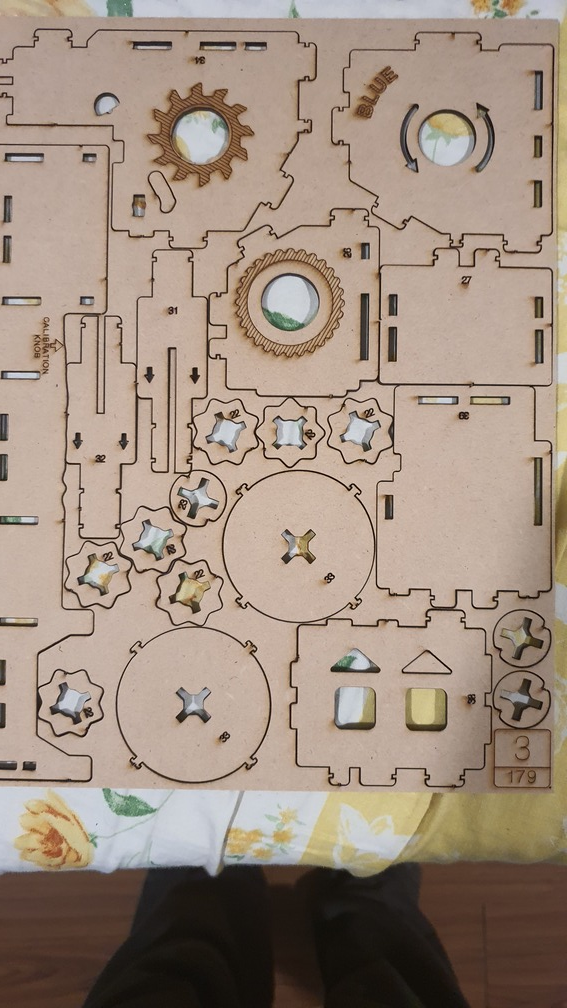
#> input picture 4 resized.jpg, 567 x 1008 px
$ jupyter execute 'hough transform optimized.ipynb'   (shell and % lines are left out)
#> lines starting #> are read from the running program, lines starting #| are printed output that depends on the picture; after the words box and inside, x2 and y2 are one past the last pixel; in counts of white or black regions, pixels touching at a corner belong together
[cell 1]
import cv2
import numpy as np
import matplotlib.pyplot as plt

[cell 2]
img = cv2.imread('4 resized.jpg', cv2.IMREAD_COLOR)
#> img is the input picture: shape (1008, 567, 3); mean B, G, R 127.5, 141.8, 159.3
img1 = img.copy()
gray = cv2.cvtColor(img1, cv2.COLOR_BGR2GRAY)
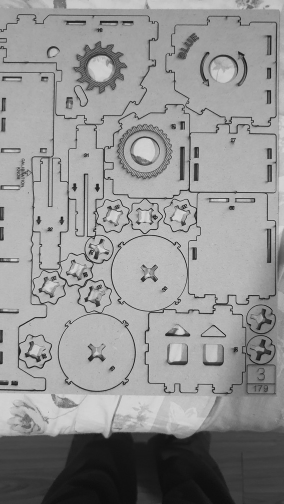
#> gray: shape (1008, 567) (shown at 1/2 size); min 4, max 232, mean 145.4
# gray_blurred = cv2.GaussianBlur(gray, (11,11), cv2.BORDER_DEFAULT)
gray_blurred = cv2.blur(gray, (3, 3))
plt.imshow(img1)

[cell 3]
ret, thresh = cv2.threshold(gray, 127, 255, cv2.THRESH_BINARY_INV)
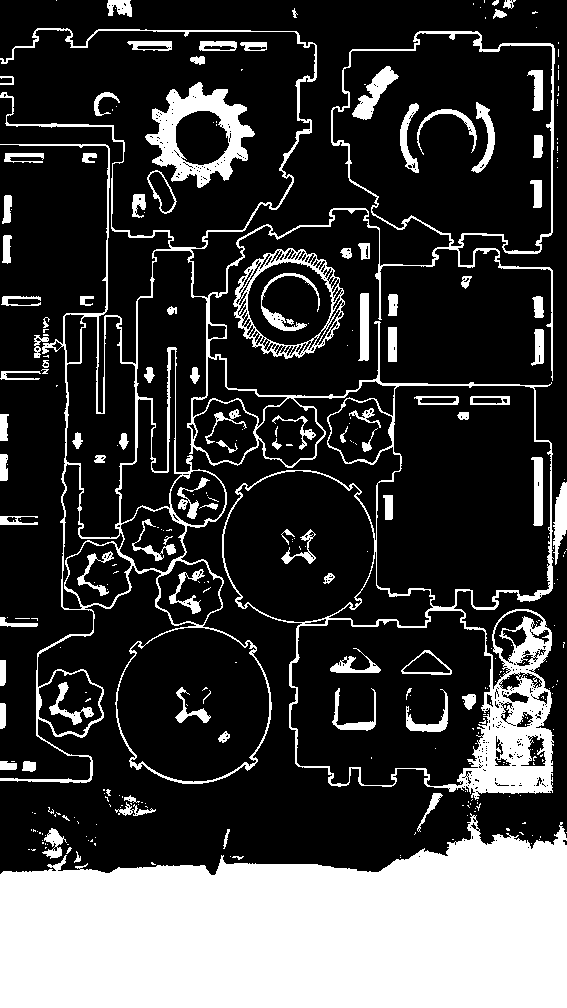
#> thresh: shape (1008, 567); 24.7% white; 315 white regions (215 under 20 px), largest, box (x1, y1, x2, y2) and area: (0, 813, 567, 1008) 83980, (0, 28, 555, 800) 30030, (145, 82, 255, 188) 4555
# thresh = cv2.Canny(gray, threshold1=100, threshold2=180)
cv2.imshow("thresholding", thresh)
cv2.waitKey(0)
cv2.destroyAllWindows()

[cell 4]
detected_circles = cv2.HoughCircles(gray_blurred, cv2.HOUGH_GRADIENT, 1, 10, param1 = 100,
                                    param2 = 110, minRadius = 0, maxRadius = 0)
#> detected_circles = [[299.5, 545.5, 75.8], [273.5, 512.5, 115.9], [265.5, 356.5, 100.1], [291.5, 302.5, 43.6], [303.5, 362.5, 76.9]]

[cell 5]
if detected_circles is not None:

    detected_circles = np.uint16(np.around(detected_circles))
#> detected_circles = [[300, 546, 76], [274, 512, 116], [266, 356, 100], [292, 302, 44], [304, 362, 77]]
    print(detected_circles)
#| [[[300 546  76]
#|   [274 512 116]
#|   [266 356 100]
#|   [292 302  44]
#|   [304 362  77]]]
    for pt in detected_circles[0, :]:
        x, y, r = pt[0], pt[1], pt[2]
        cv2.circle(img1, (x, y), r, (0, 255, 0), 2)
        cv2.circle(img1, (x, y), 1, (0, 0, 255), 3)
#> this loop made 5 passes
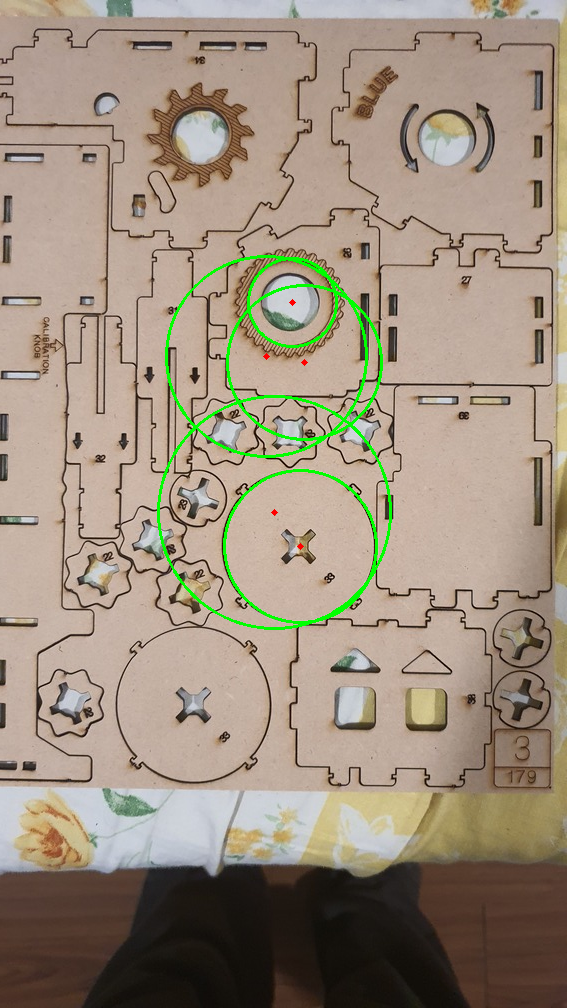
#> img1: shape (1008, 567, 3); 1.3% of pixels changed, all inside (x1, y1, x2, y2) = (157, 255, 392, 630)

[cell 6]
# cv2.namedWindow("detected circles", cv2.WINDOW_NORMAL)
# img = cv2. resize(img, (1000, 800))
cv2.imshow("detected circles", img1)
cv2.waitKey(0)
cv2.destroyAllWindows()

[cell 7]
# [7 lines of commented-out code are left out]

[cell 8]
def get_points_on_circle(x_centre, y_centre, radius):
    points=[]
    mask = np.zeros((img.shape[0], img.shape[1]), dtype=np.uint8)
    cv2.circle(mask, center=(x_centre, y_centre), radius=radius, color=255, thickness=1)
    y,x=np.where(mask)
    points=list(zip(y,x))
    return points

[cell 9]
def check_neighbours(img, points, dist):
    badpixels=[]
    for point in points:
        rows, cols = img.shape
        i, j = point[1], point[0]
        rmin = i - dist if i - dist >= 0 else 0
        rmax = i + dist if i + dist < rows else i
        cmin = j - dist if j - dist >= 0 else 0
        cmax = j + dist if j + dist < cols else j
        neighbours = []

        for x in range(rmin, rmax + 1):
            for y in range(cmin, cmax + 1):
                neighbours.append([x, y])
        neighbours.remove([point[1], point[0]])
        neighbours_flip = np.flip(neighbours)

        values=[]
        for px in neighbours_flip:
            y, x = px[0], px[1]
            values.append(thresh[y,x])

        if(np.max(values)==0):
           badpixels.append(point)

    return badpixels

[cell 10]
# [17 lines of commented-out code are left out]

[cell 11]
img3=img.copy()
def check_convexity():
    for circle in detected_circles[0, :]:
        x, y, r = circle[0], circle[1], circle[2]
        points = get_points_on_circle(x,y,r)
        # for point in points:
        #     if thresh[point]==255:
        #         points.remove(point)

        bad_pixels=check_neighbours(thresh,points,1)
        if bad_pixels:
            bad_pixels_flip=np.flip(bad_pixels)
            print(bad_pixels)
            for px in bad_pixels_flip:
                a=px[0]
                b=px[1]
                cv2.circle(img3, (a, b), 1, (0, 0, 255), 2)
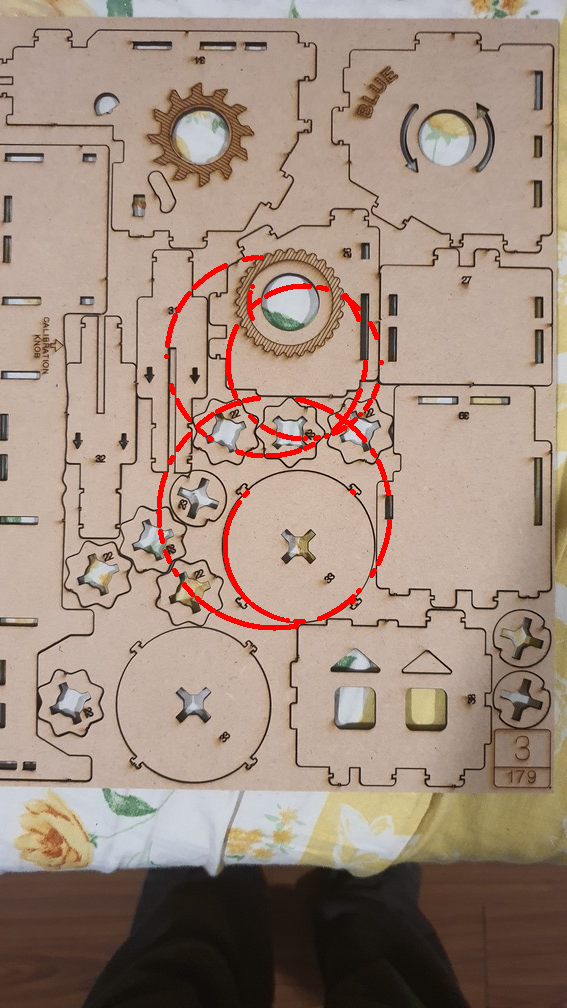
#> img3: shape (1008, 567, 3); 1.31% of pixels changed, all inside (x1, y1, x2, y2) = (156, 255, 392, 631)

check_convexity()
cv2.imshow("bad pixels", img3)
cv2.waitKey(0)
cv2.destroyAllWindows()
